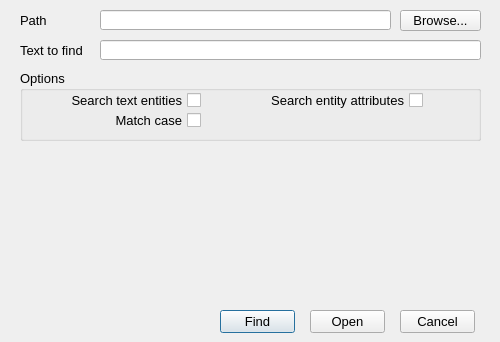
<?xml version="1.0" encoding="UTF-8"?>
<ui version="4.0">
 <class>FindInFiles_Dialog</class>
 <widget class="QDialog" name="FindInFiles_Dialog">
  <property name="geometry">
   <rect>
    <x>0</x>
    <y>0</y>
    <width>500</width>
    <height>342</height>
   </rect>
  </property>
  <property name="minimumSize">
   <size>
    <width>500</width>
    <height>342</height>
   </size>
  </property>
  <property name="maximumSize">
   <size>
    <width>500</width>
    <height>342</height>
   </size>
  </property>
  <property name="font">
   <font>
    <pointsize>10</pointsize>
   </font>
  </property>
  <property name="windowTitle">
   <string>Find in files</string>
  </property>
  <widget class="QLineEdit" name="_100">
   <property name="geometry">
    <rect>
     <x>100</x>
     <y>10</y>
     <width>291</width>
     <height>20</height>
    </rect>
   </property>
  </widget>
  <widget class="QLabel" name="label_44">
   <property name="geometry">
    <rect>
     <x>20</x>
     <y>10</y>
     <width>71</width>
     <height>20</height>
    </rect>
   </property>
   <property name="font">
    <font>
     <pointsize>10</pointsize>
    </font>
   </property>
   <property name="text">
    <string>Path</string>
   </property>
   <property name="alignment">
    <set>Qt::AlignLeading|Qt::AlignLeft|Qt::AlignVCenter</set>
   </property>
  </widget>
  <widget class="QLineEdit" name="_102">
   <property name="geometry">
    <rect>
     <x>100</x>
     <y>40</y>
     <width>381</width>
     <height>20</height>
    </rect>
   </property>
  </widget>
  <widget class="QLabel" name="label_45">
   <property name="geometry">
    <rect>
     <x>20</x>
     <y>40</y>
     <width>71</width>
     <height>20</height>
    </rect>
   </property>
   <property name="font">
    <font>
     <pointsize>10</pointsize>
    </font>
   </property>
   <property name="text">
    <string>Text to find</string>
   </property>
   <property name="alignment">
    <set>Qt::AlignLeading|Qt::AlignLeft|Qt::AlignVCenter</set>
   </property>
  </widget>
  <widget class="QPushButton" name="_101">
   <property name="geometry">
    <rect>
     <x>400</x>
     <y>10</y>
     <width>81</width>
     <height>21</height>
    </rect>
   </property>
   <property name="font">
    <font>
     <family>Lucida Grande</family>
     <pointsize>10</pointsize>
    </font>
   </property>
   <property name="text">
    <string>Browse...</string>
   </property>
  </widget>
  <widget class="QGroupBox" name="groupBox_2">
   <property name="geometry">
    <rect>
     <x>20</x>
     <y>70</y>
     <width>461</width>
     <height>71</height>
    </rect>
   </property>
   <property name="title">
    <string>Options</string>
   </property>
   <widget class="QCheckBox" name="_103">
    <property name="enabled">
     <bool>true</bool>
    </property>
    <property name="geometry">
     <rect>
      <x>14</x>
      <y>20</y>
      <width>167</width>
      <height>21</height>
     </rect>
    </property>
    <property name="layoutDirection">
     <enum>Qt::RightToLeft</enum>
    </property>
    <property name="text">
     <string>Search text entities</string>
    </property>
    <property name="checkable">
     <bool>true</bool>
    </property>
    <property name="checked">
     <bool>false</bool>
    </property>
    <property name="tristate">
     <bool>false</bool>
    </property>
   </widget>
   <widget class="QCheckBox" name="_104">
    <property name="enabled">
     <bool>true</bool>
    </property>
    <property name="geometry">
     <rect>
      <x>16</x>
      <y>40</y>
      <width>165</width>
      <height>21</height>
     </rect>
    </property>
    <property name="layoutDirection">
     <enum>Qt::RightToLeft</enum>
    </property>
    <property name="text">
     <string>Match case</string>
    </property>
    <property name="checkable">
     <bool>true</bool>
    </property>
    <property name="checked">
     <bool>false</bool>
    </property>
    <property name="tristate">
     <bool>false</bool>
    </property>
   </widget>
   <widget class="QCheckBox" name="_105">
    <property name="enabled">
     <bool>true</bool>
    </property>
    <property name="geometry">
     <rect>
      <x>194</x>
      <y>20</y>
      <width>209</width>
      <height>21</height>
     </rect>
    </property>
    <property name="layoutDirection">
     <enum>Qt::RightToLeft</enum>
    </property>
    <property name="text">
     <string>Search entity attributes</string>
    </property>
    <property name="checkable">
     <bool>true</bool>
    </property>
    <property name="checked">
     <bool>false</bool>
    </property>
    <property name="tristate">
     <bool>false</bool>
    </property>
   </widget>
  </widget>
  <widget class="QPushButton" name="_2">
   <property name="geometry">
    <rect>
     <x>400</x>
     <y>310</y>
     <width>75</width>
     <height>23</height>
    </rect>
   </property>
   <property name="font">
    <font>
     <family>Lucida Grande</family>
     <pointsize>10</pointsize>
    </font>
   </property>
   <property name="text">
    <string>Cancel</string>
   </property>
   <property name="autoDefault">
    <bool>false</bool>
   </property>
  </widget>
  <widget class="QPushButton" name="_108">
   <property name="geometry">
    <rect>
     <x>310</x>
     <y>310</y>
     <width>75</width>
     <height>23</height>
    </rect>
   </property>
   <property name="font">
    <font>
     <family>Lucida Grande</family>
     <pointsize>10</pointsize>
    </font>
   </property>
   <property name="text">
    <string>Open</string>
   </property>
   <property name="autoDefault">
    <bool>false</bool>
   </property>
  </widget>
  <widget class="QPushButton" name="_107">
   <property name="geometry">
    <rect>
     <x>220</x>
     <y>310</y>
     <width>75</width>
     <height>23</height>
    </rect>
   </property>
   <property name="font">
    <font>
     <family>Lucida Grande</family>
     <pointsize>10</pointsize>
    </font>
   </property>
   <property name="text">
    <string>Find</string>
   </property>
   <property name="default">
    <bool>true</bool>
   </property>
  </widget>
  <widget class="RCComboList" name="_106">
   <property name="geometry">
    <rect>
     <x>20</x>
     <y>150</y>
     <width>461</width>
     <height>153</height>
    </rect>
   </property>
   <property name="minimumSize">
    <size>
     <width>461</width>
     <height>153</height>
    </size>
   </property>
   <property name="maximumSize">
    <size>
     <width>461</width>
     <height>153</height>
    </size>
   </property>
  </widget>
 </widget>
 <customwidgets>
  <customwidget>
   <class>RCComboList</class>
   <extends>QWidget</extends>
   <header>../RealCADQt/source/rccombolist.h</header>
  </customwidget>
 </customwidgets>
 <resources/>
 <connections/>
</ui>
